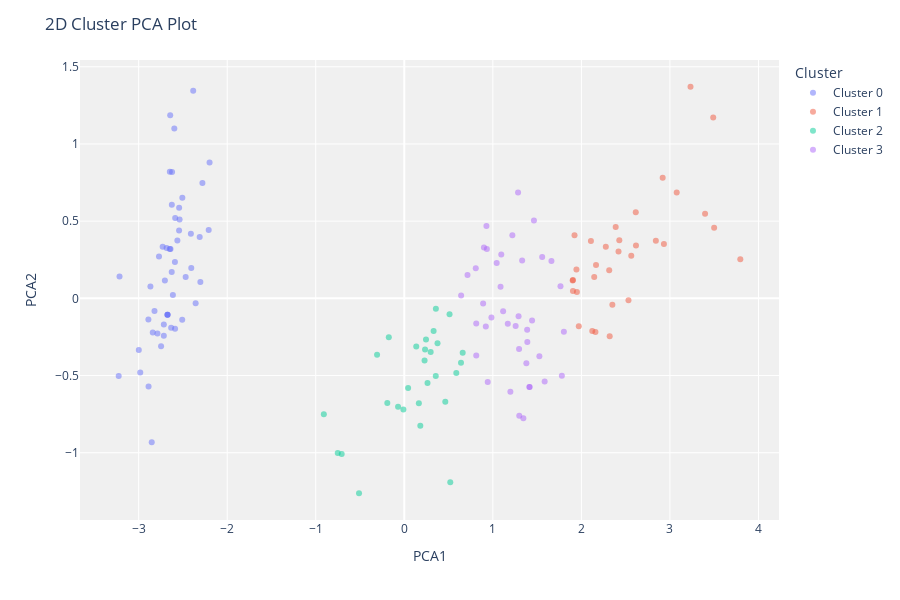

This figure's notebook cell:
### Markdown cell above
#### Plotting

### Code cell
#Plotting 2d scatter plot with PCA method
plot_model(kmeans, plot="cluster")

### Figure 1 — Plotly figure (JSON) as saved in the notebook; plotly's stock layout.template omitted (floating-point values rounded to 4 significant figures)
{"data": [{"customdata": [[5.1], [5.2], [5.2], [4.7], [4.8], [5.4], [5.2], [5.5], [4.9], [5], [4.9], [5], [4.4], [5], [4.5], [4.4], [5], [5.1], [4.8], [5.1], [4.6], [5.3], [5], [5.1], [5], [5.5], [5.1], [4.8], [4.7], [4.6], [5], [5.4], [4.6], [5], [4.4], [4.9], [5.4], [4.8], [4.9], [4.3], [4.8], [5.1], [5.4], [5.1], [5.7], [4.6], [5.4], [5.7], [5.8], [5.1]], "hovertemplate": "Cluster=Cluster 0<br>PCA1=%{x}<br>PCA2=%{y}<br>Feature=%{customdata[0]}<extra></extra>", "legendgroup": "Cluster 0", "marker": {"color": "#636efa", "opacity": 0.5, "symbol": "circle"}, "mode": "markers", "name": "Cluster 0", "orientation": "v", "showlegend": true, "textposition": "top center", "type": "scatter", "x": [-2.684, -2.562, -2.64, -2.633, -2.588, -2.41, -2.648, -2.597, -2.674, -2.867, -2.674, -2.469, -2.982, -2.77, -2.852, -2.998, -2.406, -2.209, -2.716, -2.538, -2.84, -2.543, -2.704, -2.59, -2.508, -2.625, -2.303, -2.356, -2.89, -2.746, -2.729, -2.28, -2.821, -2.626, -2.888, -2.674, -2.507, -2.613, -2.715, -3.225, -2.787, -2.543, -2.311, -2.587, -2.199, -3.216, -2.623, -2.384, -2.644, -2.648], "xaxis": "x", "y": [0.3266, 0.3747, 0.3193, -0.1901, -0.1974, 0.4181, 0.82, 1.1, -0.1067, 0.07719, -0.1067, 0.1379, -0.4803, 0.2711, -0.9329, -0.3343, 0.1959, 0.4427, -0.2427, 0.5104, -0.2206, 0.5863, 0.115, 0.2361, -0.1391, 0.6068, 0.1055, -0.03121, -0.1373, -0.3111, 0.3339, 0.7478, -0.0821, 0.1704, -0.5708, -0.1067, 0.6519, 0.02152, -0.1696, -0.5033, -0.2277, 0.44, 0.3979, 0.5205, 0.8792, 0.1416, 0.8181, 1.345, 1.186, 0.3191], "yaxis": "y"}, {"customdata": [[7.1], [6.4], [7.9], [7.4], [7.2], [6.4], [7.7], [6.3], [7.2], [6.3], [6.7], [7.6], [7.3], [6.7], [7.2], [6.8], [7.7], [6.4], [6.5], [7.7], [6.2], [6.5], [6.3], [6.9], [6.9], [6.7], [6.7], [6.8], [6.9], [7.7], [6.4], [6.7]], "hovertemplate": "Cluster=Cluster 1<br>PCA1=%{x}<br>PCA2=%{y}<br>Feature=%{customdata[0]}<extra></extra>", "legendgroup": "Cluster 1", "marker": {"color": "#EF553B", "opacity": 0.5, "symbol": "circle"}, "mode": "markers", "name": "Cluster 1", "orientation": "v", "showlegend": true, "textposition": "top center", "type": "scatter", "x": [2.616, 2.159, 3.232, 2.841, 2.388, 2.123, 3.077, 2.532, 2.614, 1.971, 2.276, 3.397, 2.932, 2.32, 2.918, 2.165, 3.499, 1.905, 1.949, 3.489, 1.902, 2.35, 2.145, 2.428, 2.108, 1.944, 2.419, 2.563, 1.922, 3.795, 1.905, 2.314], "xaxis": "x", "y": [0.3419, -0.2183, 1.371, 0.3727, 0.4625, -0.2109, 0.6858, -0.01184, 0.5584, -0.1811, 0.3334, 0.5472, 0.3524, -0.2455, 0.7804, 0.2153, 0.4568, 0.1188, 0.04073, 1.172, 0.1159, -0.04188, 0.1389, 0.3768, 0.3715, 0.1874, 0.3035, 0.276, 0.4093, 0.2533, 0.04805, 0.1826], "yaxis": "y"}, {"customdata": [[5.1], [5.7], [5.6], [6], [6.1], [5], [4.9], [4.9], [5.7], [5.5], [5.9], [5.7], [5.7], [5], [5.6], [5.7], [5.5], [5.6], [5.5], [5.8], [5.4], [5.2], [5.6], [5.6], [5.5], [5.5], [5.8], [5.8]], "hovertemplate": "Cluster=Cluster 2<br>PCA1=%{x}<br>PCA2=%{y}<br>Feature=%{customdata[0]}<extra></extra>", "legendgroup": "Cluster 2", "marker": {"color": "#00cc96", "opacity": 0.5, "symbol": "circle"}, "mode": "markers", "name": "Cluster 2", "orientation": "v", "showlegend": true, "textposition": "top center", "type": "scatter", "x": [-0.9085, 0.2978, -0.1749, 0.2623, 0.3568, -0.5111, 0.5194, -0.7515, 0.6404, 0.181, 0.5111, 0.3311, 0.3752, -0.7071, 0.04325, -0.3073, -0.07034, 0.3555, -0.1919, 0.135, 0.5873, -0.01019, 0.6596, 0.2452, 0.1645, 0.463, 0.2289, 0.2345], "xaxis": "x", "y": [-0.7516, -0.347, -0.2518, -0.5479, -0.06682, -1.262, -1.191, -1.001, -0.4173, -0.8256, -0.1023, -0.2112, -0.2916, -1.008, -0.5815, -0.3651, -0.7025, -0.5032, -0.6775, -0.3117, -0.4833, -0.7206, -0.352, -0.2667, -0.6797, -0.6695, -0.4023, -0.3319], "yaxis": "y"}, {"customdata": [[6.1], [6.2], [6.3], [6.3], [6.1], [5.6], [6], [6.3], [6.5], [5.8], [6.4], [5.8], [7], [6.4], [6.9], [6.5], [6.3], [6.6], [6.1], [6.7], [6.2], [5.9], [6.3], [6.1], [6], [6.6], [6.7], [6], [6], [6], [6.7], [6.3], [6.1], [6.2], [5.8], [6.5], [6.4], [5.7], [6.8], [5.9]], "hovertemplate": "Cluster=Cluster 3<br>PCA1=%{x}<br>PCA2=%{y}<br>Feature=%{customdata[0]}<extra></extra>", "legendgroup": "Cluster 3", "marker": {"color": "#ab63fa", "opacity": 0.5, "symbol": "circle"}, "mode": "markers", "name": "Cluster 3", "orientation": "v", "showlegend": true, "textposition": "top center", "type": "scatter", "x": [1.291, 1.258, 1.388, 1.443, 1.78, 1.198, 1.169, 1.526, 1.764, 1.414, 0.714, 1.585, 1.285, 0.9324, 1.464, 1.087, 1.095, 1.043, 0.984, 0.9276, 0.9424, 1.116, 1.296, 0.9205, 1.298, 0.8996, 1.557, 0.8125, 1.379, 0.8072, 1.22, 0.8129, 0.8902, 0.6417, 1.414, 1.662, 1.802, 1.345, 1.331, 1.39], "xaxis": "x", "y": [-0.1164, -0.1791, -0.204, -0.1438, -0.5015, -0.6056, -0.1645, -0.375, 0.07852, -0.5749, 0.1504, -0.5393, 0.6854, 0.3192, 0.5042, 0.07539, 0.2839, 0.229, -0.1244, 0.4682, -0.5418, -0.08421, -0.3276, -0.1824, -0.761, 0.3296, 0.2674, -0.1623, -0.4212, 0.1951, 0.408, -0.3707, -0.03381, 0.01907, -0.5749, 0.242, -0.2162, -0.7764, 0.2447, -0.2829], "yaxis": "y"}], "layout": {"height": 600, "legend": {"title": {"text": "Cluster"}, "tracegroupgap": 0}, "margin": {"t": 60}, "plot_bgcolor": "rgb(240,240,240)", "title": {"text": "2D Cluster PCA Plot"}, "xaxis": {"anchor": "y", "domain": [0, 1], "title": {"text": "PCA1"}}, "yaxis": {"anchor": "x", "domain": [0, 1], "title": {"text": "PCA2"}}}}
